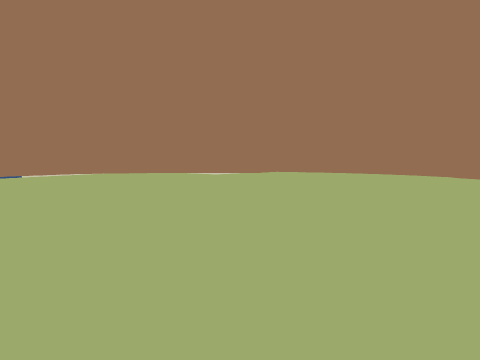
View 1 (above)

16 first-person views from a walk through a 3-D level made in the Unity game engine. The camera is 1.2 m above the floor, tilts 4° down and sees 85° across. The floor is counted in squares, 2 m on a side. Each view is taken from the middle of a square. On the plan, view 1 faces up. The plan holds only what a view shows up to about 9 squares ahead; the rest is blank. The place goes on beyond the plan.

View 2
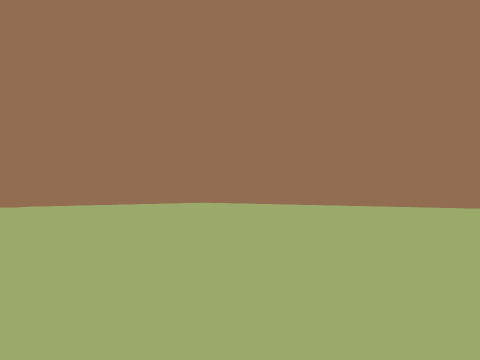

View 3
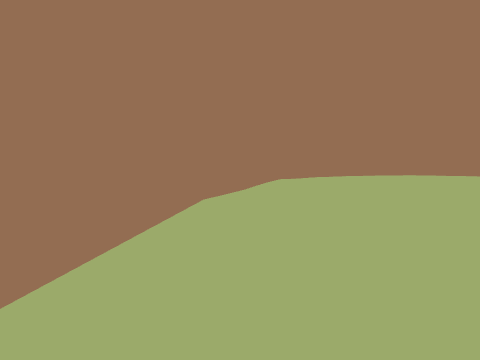

View 4
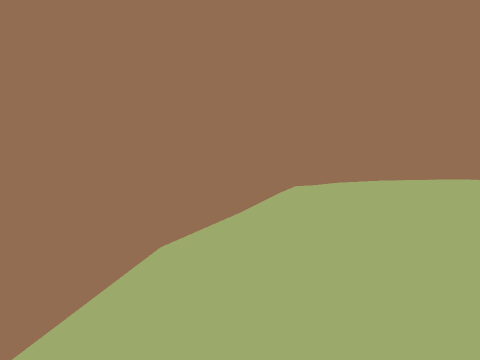

View 5
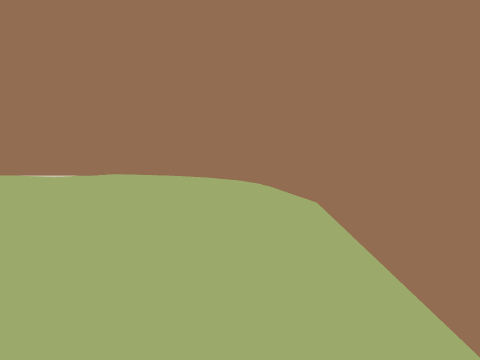

View 6
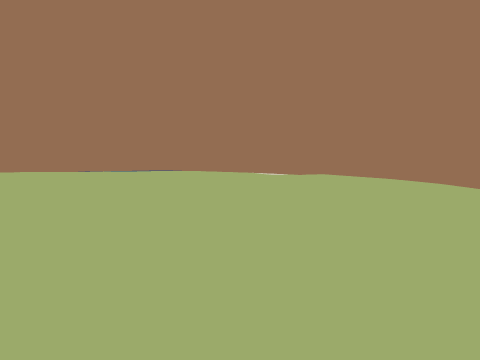

View 7
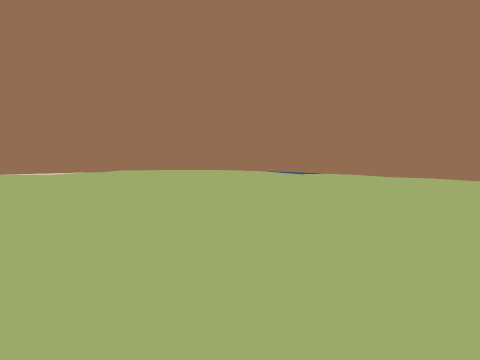

View 8
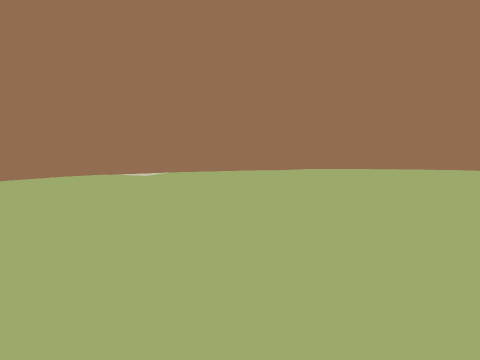

View 9
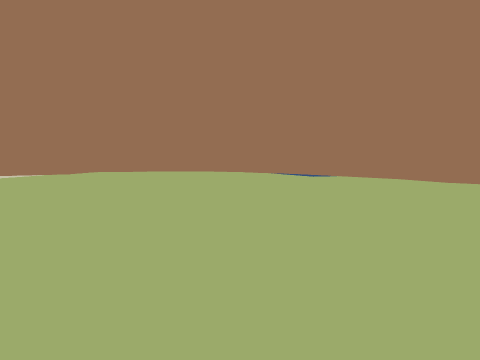

View 10
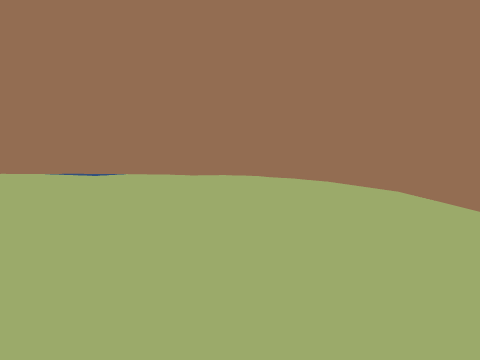

View 11
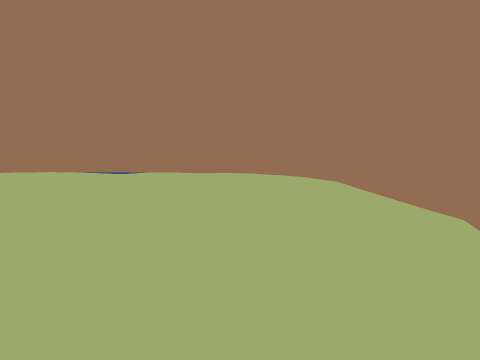

View 12
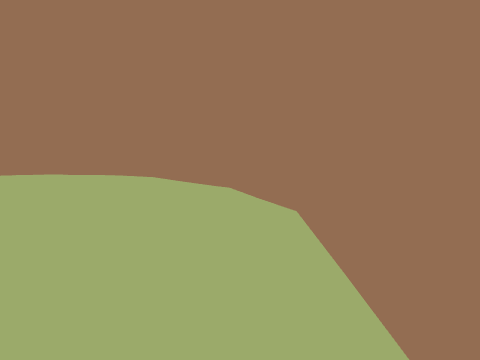

View 13
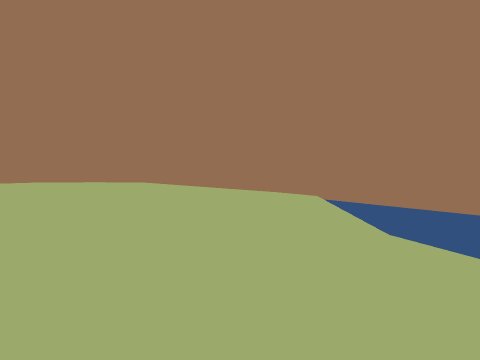

View 14
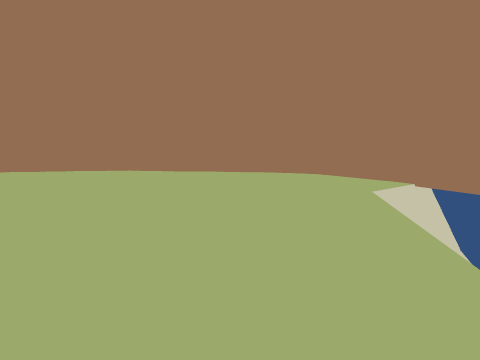

View 15
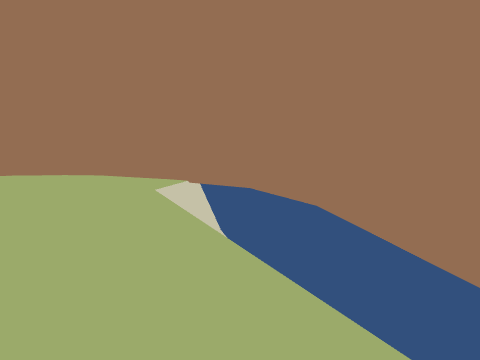

View 16
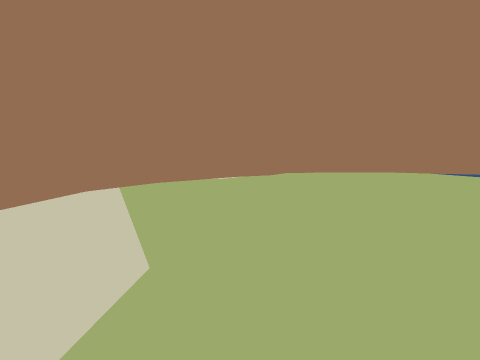

### Floor plan
Key: @ floor where view 1 was taken; # wall or solid block; . main floor; : floor 0.25 m higher than the main floor; - floor 0.25 m lower than the main floor; / step, stairs or slope; = window, fence, low wall or low ledge; v drop or lower ground.
Columns run from 10 left of view 1 to 9 right of it. Each row starts with its distance up from view 1.
 15  vv
 14  vvv ..=
 13  vvv###      ##
 12   v#.-----//.::##
 11  ##/.---///..::.#=
 10  ##..-/////...:..#
  9 ## ../.....:::...#=
  8 = /..........:...-#v
  7 # ................#-
  6 #.................#-
  5 #.................#-
  4 #.................#
  3 #.................=
  2 #................#.
  1 #................#
  0  #........@.....#.
 -1   #.............#
 -2    ##..........#=
 -3     .###....###
 -4         #=##.

Where each view was taken, in squares from view 1:
view 1: 0 up, 0 right, facing up
view 2: 6 up, 4 right, facing right
view 3: 6 up, 7 right, facing down
view 4: 4 up, 7 right, facing down
view 5: 3 up, 7 right, facing up
view 6: 4 up, 7 right, facing up-left
view 7: 2 down, 4 left, facing up-right
view 8: 12 up, 1 left, facing down-right
view 9: 0 up, 2 left, facing up-right
view 10: 1 down, 4 left, facing right
view 11: 1 down, 7 left, facing right
view 12: 1 up, 9 left, facing down-right
view 13: 8 up, 6 left, facing down-left
view 14: 12 up, 6 left, facing down
view 15: 12 up, 6 left, facing down-left
view 16: 6 up, 9 left, facing up-right
